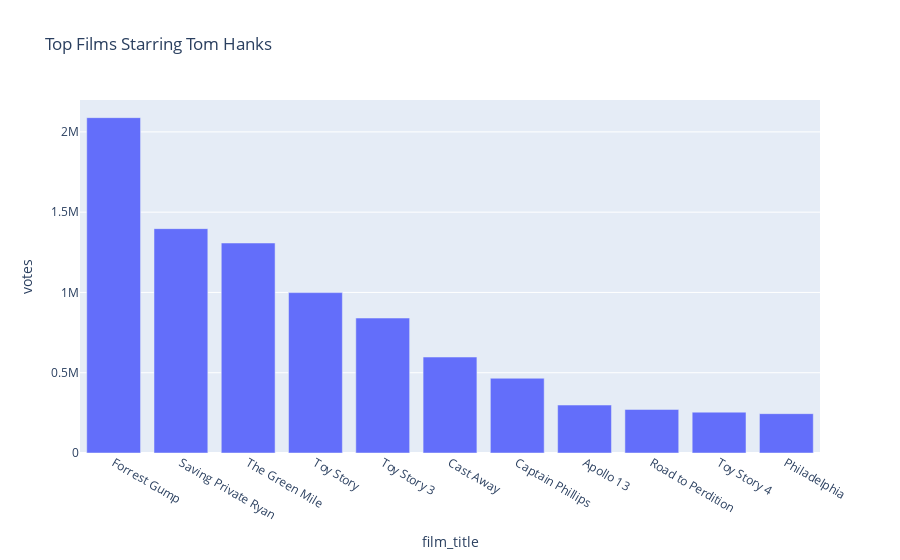

Notebook code for this chart:
### Markdown cell above
### What are the top films starring Tom Hanks?

### Code cell
# create a new column that is True if Tom Hanks is in the cast and False otherwise
th_df['Tom Hanks'] = th_df['lead_actor'].str.contains('Tom Hanks')

# filter the dataframe to only include films starring Tom Hanks
th_df = th_df[th_df['Tom Hanks'] == True]

# sort the dataframe by the number of votes in descending order
th_df = th_df.sort_values(by='votes', ascending=False)

# create a bar chart using Plotly Express
fig = px.bar(th_df, x='film_title', y='votes', title='Top Films Starring Tom Hanks')

# show chart
fig.show()

### Figure 1 — Plotly figure (JSON) as saved in the notebook; plotly's stock layout.template omitted (floating-point values rounded to 4 significant figures)
{"data": [{"alignmentgroup": "True", "hovertemplate": "film_title=%{x}<br>votes=%{y}<extra></extra>", "legendgroup": "", "marker": {"color": "#636efa", "pattern": {"shape": ""}}, "name": "", "offsetgroup": "", "orientation": "v", "showlegend": false, "textposition": "auto", "type": "bar", "x": ["Forrest Gump", "Saving Private Ryan", "The Green Mile", "Toy Story", "Toy Story 3", "Cast Away", "Captain Phillips", "Apollo 13", "Road to Perdition", "Toy Story 4", "Philadelphia"], "xaxis": "x", "y": [2088608, 1397391, 1307882, 998879, 840574, 597642, 465582, 298726, 271313, 254439, 245005], "yaxis": "y"}], "layout": {"barmode": "relative", "legend": {"tracegroupgap": 0}, "title": {"text": "Top Films Starring Tom Hanks"}, "xaxis": {"anchor": "y", "domain": [0, 1], "title": {"text": "film_title"}}, "yaxis": {"anchor": "x", "domain": [0, 1], "title": {"text": "votes"}}}}
